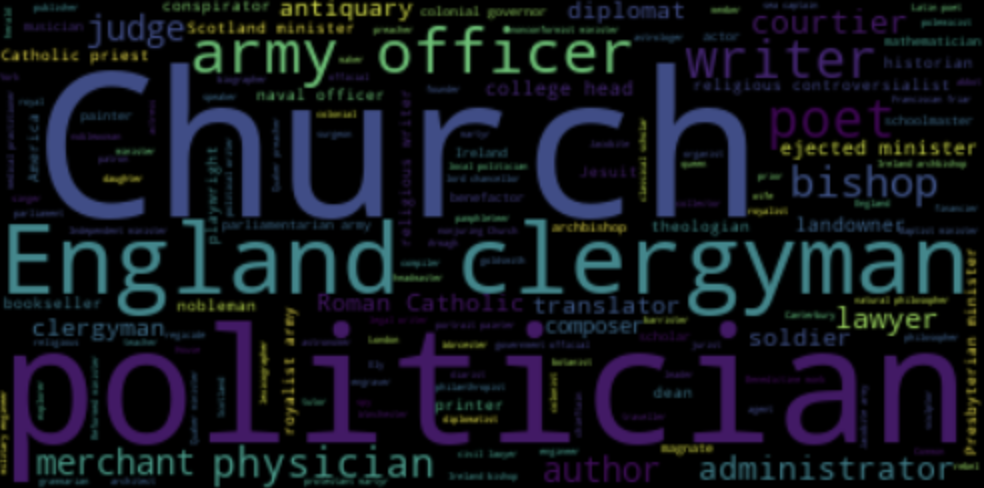

This figure's Python source:
#!/usr/bin/env python
# coding: utf-8

# In[5]:


#get current working directory
import os 

cwd = os.getcwd()

print(cwd)


# In[6]:


#git list of file in cwd
file_list = os.listdir()

file_list


# In[7]:


import pandas as pd 

df = pd.read_csv('SDFB_people.csv')

print(df.head())


# In[10]:


#get list of columns in df
columns = df.columns.tolist()

columns


# In[13]:


from wordcloud import WordCloud
import matplotlib.pyplot as plt

#get all the text that text that is not null 
histSign = df['Historical Significance'][-pd.isnull(df['Historical Significance'])]
text = ' '.join(histSign)

#make a wordcloud
wordcloud = WordCloud(relative_scaling = 1.0).generate(text)
plt.imshow(wordcloud, interpolation='bilinear')
plt.axis('off')
plt.show()
